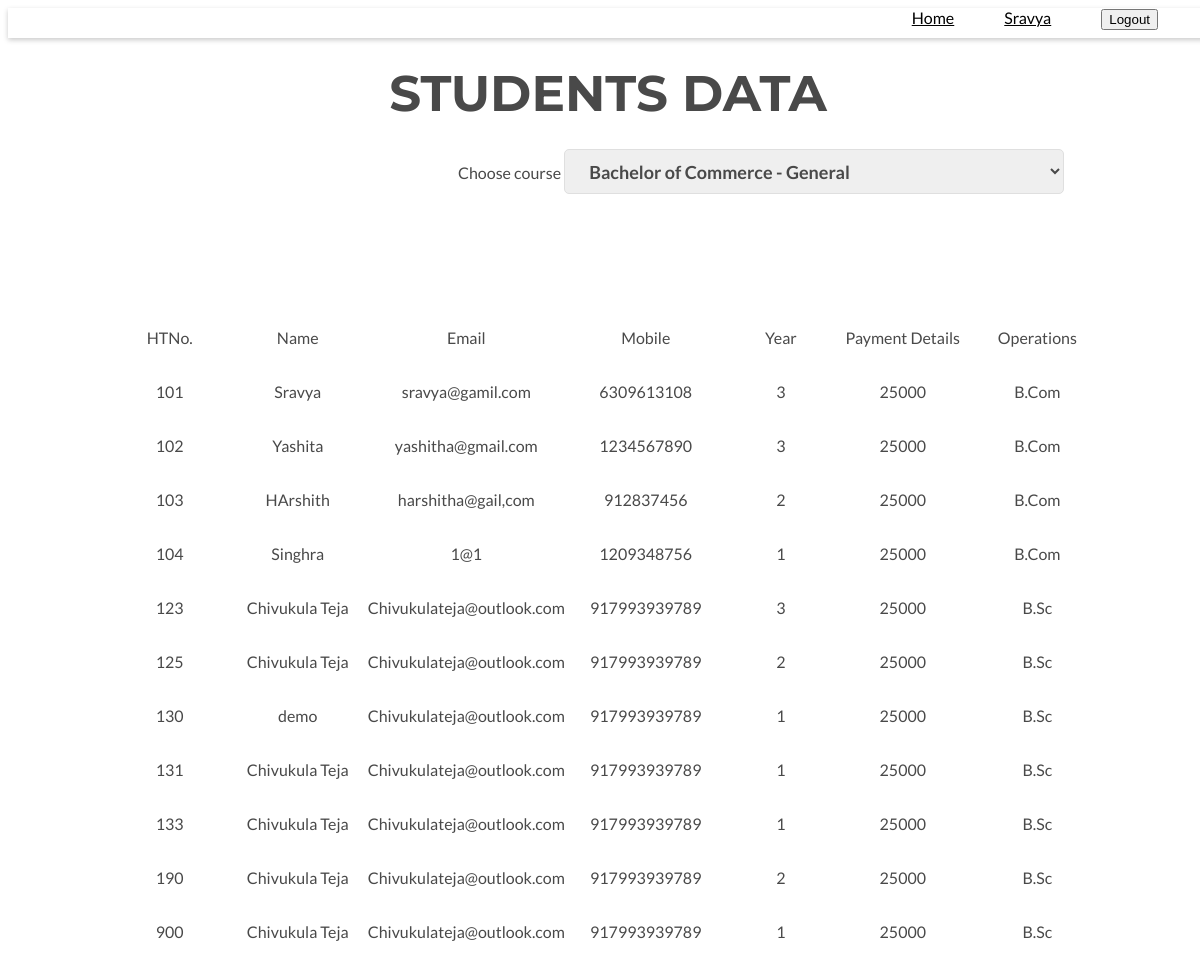
Page /paymentdata.php (signed in) on the committed database.
### tables this page shows
CREATE TABLE `users_data` (
  `sno` bigint(100) NOT NULL,
  `id` varchar(255) NOT NULL,
  `name` varchar(255) NOT NULL,
  `mobile` bigint(20) NOT NULL,
  `email` varchar(255) NOT NULL,
  `role` int(10) NOT NULL,
  `password` varchar(255) NOT NULL,
  `fathername` varchar(255) NOT NULL,
  `year` int(10) NOT NULL,
  `pd` bigint(255) NOT NULL,
  `course` varchar(255) NOT NULL
);

### paymentdata.php (the view, shortened to what this page needs)
<?php
include 'header.php';
?>
<h1 class='main_heading'> Students Data</h1>
<p style='padding-left:450px'>
    <lable>Choose course</lable>
    <select name='' class='input_course'>
        <option value='1'>Bachelor of Commerce - General</option>
    </select>
</p>
<table>
    <thead class='tabbody'>
        <tr>
            <td>HTNo.</td>
            <td>Name</td>
            <td>Email</td>
            <td>Mobile</td>
            <td>Year</td>
            <td>Payment Details</td>
            <td>Operations</td>
        </tr>
    </thead>
    <?php
$checkAccount = 'SELECT * from users_data where role = 1';
$row = mysqli_query( $con, $checkAccount );
while( $data = mysqli_fetch_array( $row ) )
 {
    ?>
    <tbody class='tabbody'>
        <tr>
            <td><?php echo $data['id'];
    ?></td>
            <td><?php echo $data['name'];
    ?></td>
            <td><?php echo $data['email'];
    ?></td>
            <td><?php echo $data['mobile'];
    ?></td>
            <td><?php echo $data['year'];
    ?></td>
            <td><?php echo $data['pd'];
    ?></td>
            <td><?php echo $data['course'];
    ?></td>
        </tr>
        <?php
}
?>
</table>

### main.css (style rules this page uses)
body { font-family: Lato; color: #494949; width: 100%; top: 0; right: 0; }
.main_heading { font-size: 50px; text-align: center; font-weight: 700; text-transform: uppercase; font-family: Montserrat; margin: 25px; }
.input_course { width: 500px; height: 45px; color: #494949; border-radius: 5px; border: 1px solid #dfdfdf; outline: none; font-size: 18px; font-weight: 600; text-indent: 20px; font-family: Lato; margin-bottom: 15px; }
::placeholder { color: #cacaca; }
.tabbody tr td { border: 0px solid #494949; width: 200px; height: 50px; text-align: center; }
table { margin: 100px; }

### rows in the picture
users_data: id "101", name "Sravya", email "sravya@gamil.com", mobile "6309613108", year "3", pd "25000", course "B.Com"
users_data: id "102", name "Yashita", email "yashitha@gmail.com", mobile "1234567890", year "3", pd "25000", course "B.Com"
users_data: id "103", name "HArshith", email "harshitha@gail,com", mobile "912837456", year "2", pd "25000", course "B.Com"
users_data: id "104", name "Singhra", email "1@1", mobile "1209348756", year "1", pd "25000", course "B.Com"
users_data: id "123", name "Chivukula Teja", email "Chivukulateja@outlook.com", mobile "917993939789", year "3", pd "25000", course "B.Sc"
users_data: id "125", name "Chivukula Teja", email "Chivukulateja@outlook.com", mobile "917993939789", year "2", pd "25000", course "B.Sc"
users_data: id "130", name "demo", email "Chivukulateja@outlook.com", mobile "917993939789", year "1", pd "25000", course "B.Sc"
users_data: id "131", name "Chivukula Teja", email "Chivukulateja@outlook.com", mobile "917993939789", year "1", pd "25000", course "B.Sc"
users_data: id "133", name "Chivukula Teja", email "Chivukulateja@outlook.com", mobile "917993939789", year "1", pd "25000", course "B.Sc"
users_data: id "190", name "Chivukula Teja", email "Chivukulateja@outlook.com", mobile "917993939789", year "2", pd "25000", course "B.Sc"
users_data: id "900", name "Chivukula Teja", email "Chivukulateja@outlook.com", mobile "917993939789", year "1", pd "25000", course "B.Sc"

### other values in the picture
$_SESSION['user'] "Sravya"
